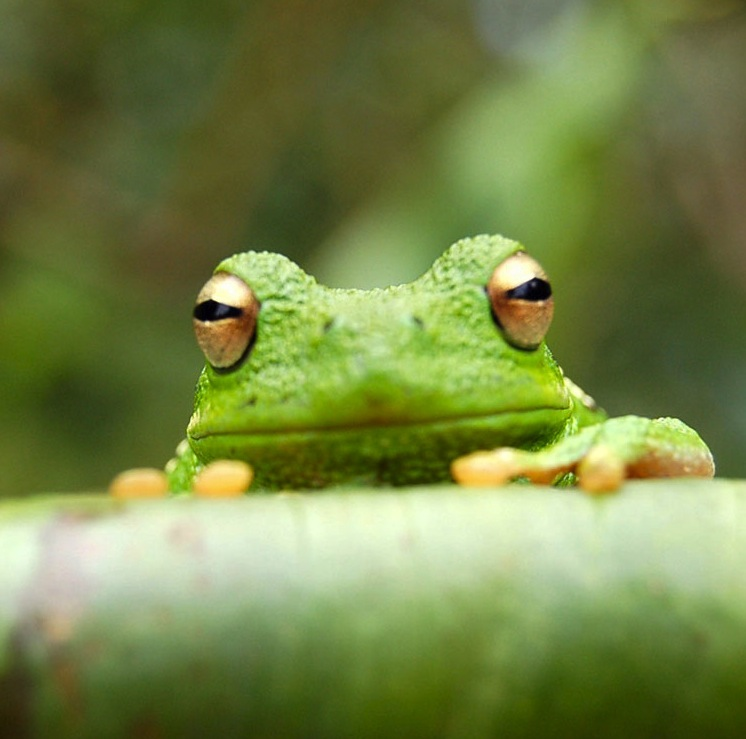
#> input picture foto/frog.jpg, 746 x 739 px
$ python transformations.py
#> lines starting #> are read from the running program, lines starting #| are printed output that depends on the picture
import cv2 as cv
import numpy as np

img = cv.imread('foto/frog.jpg')
#> img is the input picture: shape (739, 746, 3); mean B, G, R 70.3, 131.3, 116
cv.imshow ('frog', img)

#translation
def translate (img, x, y):
#> called with x = 100, y = 100
    transMat = np.float32 ([[1,0,x], [0,1,y]])
    dimensions = (img.shape[1], img.shape[0])
#> dimensions = (746, 739)
    return cv.warpAffine (img, transMat, dimensions)
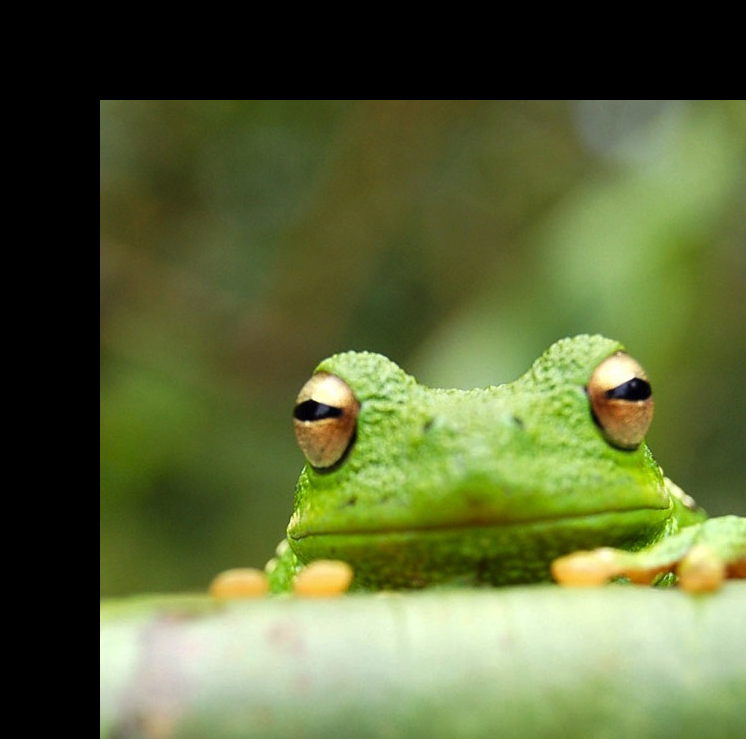
#> returned value: shape (739, 746, 3); mean of channels 0, 1, 2 57.4, 104.4, 92.9; drawn as B, G, R

#-x --> left
#-y --> up
#x --> right
#y --> down

translated = translate (img, 100, 100)
cv.imshow('Translated', translated)

#rotation
def rotate (img, angle, rotPoint = None):
#> called with angle = 45
    (height, width) = img.shape[:2]
#> height = 739; width = 746

    if rotPoint is None:
        rotPoint = (width//2, height//2)
#> rotPoint = (373, 369)

    rotMat = cv.getRotationMatrix2D(rotPoint, angle, 1.0)
    dimensions = (width, height)
#> dimensions = (746, 739)

    return cv.warpAffine(img, rotMat, dimensions)
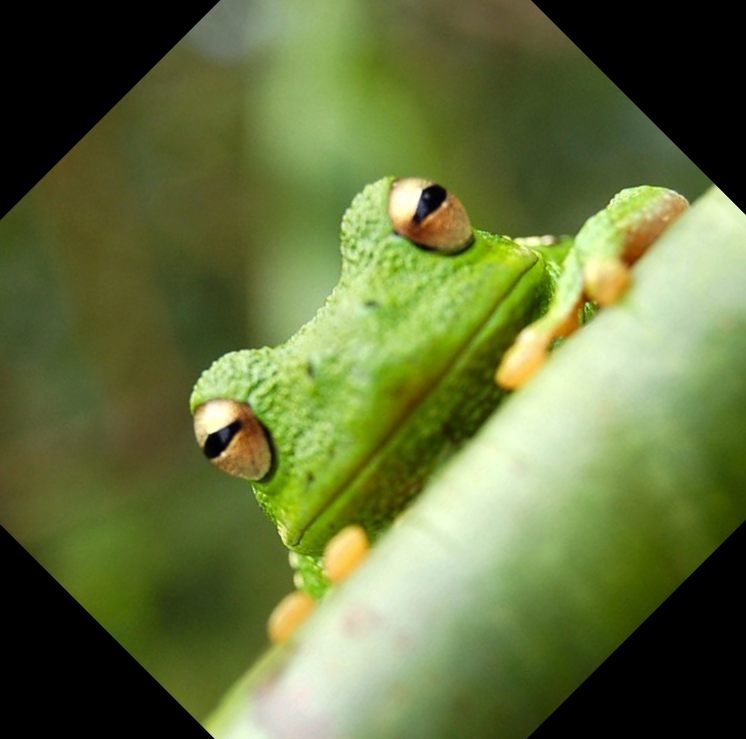
#> returned value: shape (739, 746, 3); mean of channels 0, 1, 2 60.9, 113.4, 99.9; drawn as B, G, R

rotated = rotate(img, 45)
cv.imshow('Rotated', rotated)

rotated2 = rotate (rotated, -45)
#> call 2 of rotate, with angle = -45
#> in rotate (call 2), `return cv.warpAffine(img, rotMat, dimensions)`:
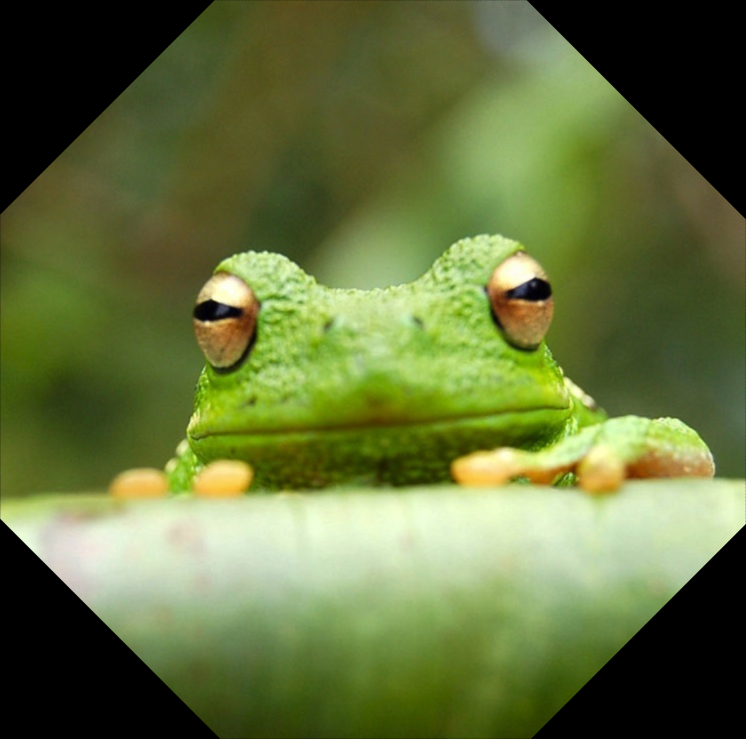
#> returned value: shape (739, 746, 3); mean of channels 0, 1, 2 60.9, 113.3, 99.9; drawn as B, G, R
cv.imshow('Rotated2', rotated2)

#resize
rsized = cv.resize(img, (500,500), interpolation=cv.INTER_CUBIC)
cv.imshow('Resized', rsized)

#flipping
flip = cv.flip (img, 0)
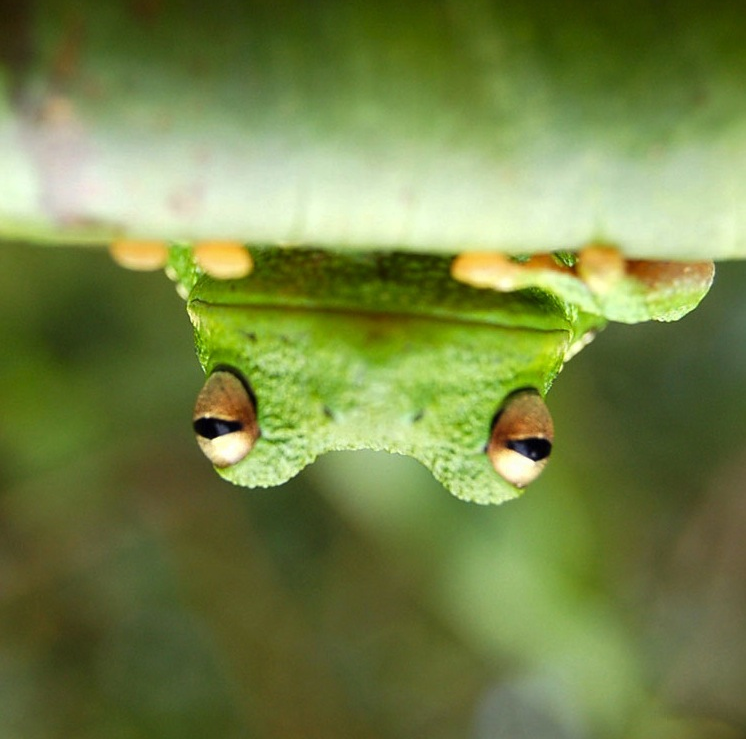
#> flip: shape (739, 746, 3); mean B, G, R 70.3, 131.3, 116
cv.imshow('Flipped', flip)

#cropping
cropped = img[200:400, 300:400]
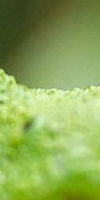
#> cropped: shape (200, 100, 3); mean B, G, R 87.1, 168.3, 140.4
cv.imshow('Cropped', cropped)

cv.waitKey(0)

$ run again, with foto/insanlar2.jpg copied over foto/frog.jpg
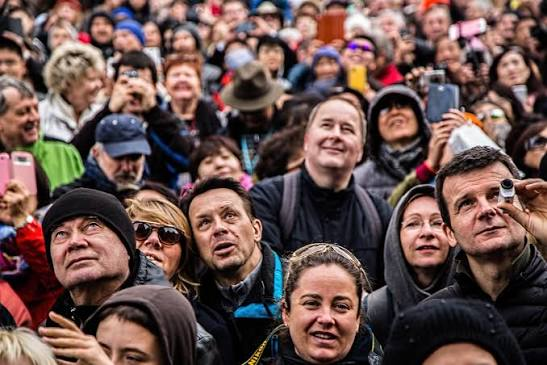
#> input picture foto/insanlar2.jpg, 547 x 365 px
#> img is the input picture: shape (365, 547, 3); mean B, G, R 78.1, 82.1, 105.9
#> `flip = cv.flip (img, 0)`:
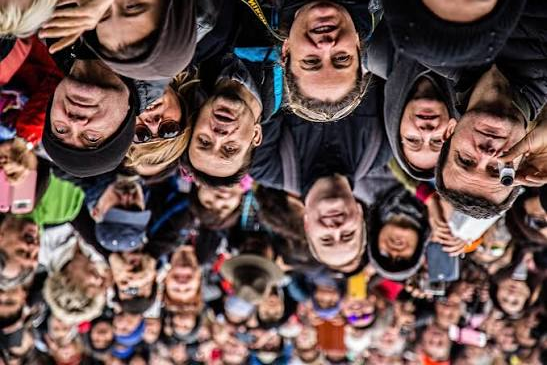
#> flip: shape (365, 547, 3); mean B, G, R 78.1, 82.1, 105.9
#> `cropped = img[200:400, 300:400]`:
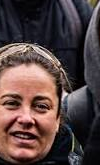
#> cropped: shape (165, 100, 3); mean B, G, R 67.6, 68.5, 87.1
